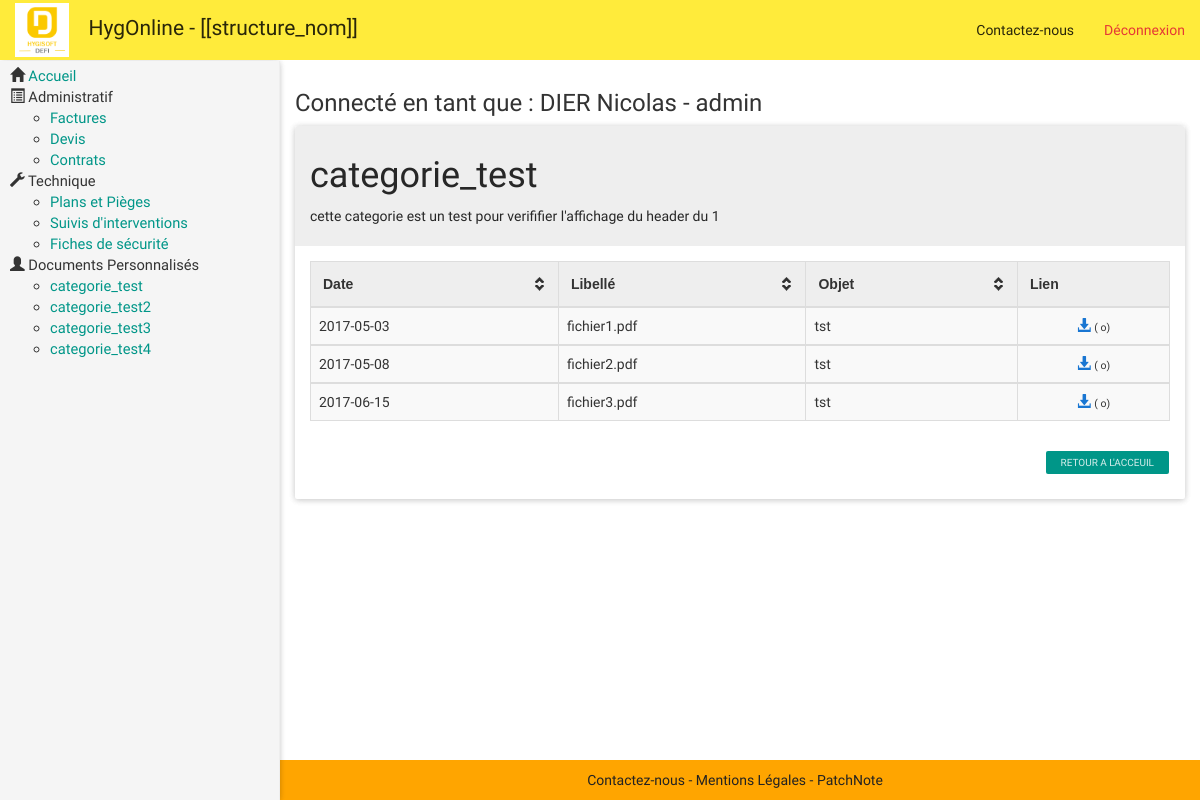
Screenshot of /hygonline_v2/public/index.php?page=perso&id=1 (signed in) with the database file from the repository.
### tables this page shows
CREATE TABLE `categories_perso` (
  `id_categ` int(11) NOT NULL,
  `libelle` varchar(100) NOT NULL,
  `html_header` text NOT NULL,
  `html_footer` text NOT NULL
);

CREATE TABLE `fichiers_perso` (
  `id_fichier` int(11) NOT NULL,
  `id_categ` int(11) NOT NULL,
  `nom_fichier` varchar(100) NOT NULL,
  `date_fichier` date NOT NULL,
  `objet_fichier` varchar(100) NOT NULL,
  `lien` varchar(100) NOT NULL
);

### hygonline_v2/src/requete_sql.php (called while the page is built, shortened)
<?php
	function get_db(){
		if(APPLICATION_ENV == 'production') {
			$db = new PDO('mysql:host=localhost;dbname=hyg_dev2', 'hyg_dev', 'XRcD3]+b438q_Dc');
		} else {
			$db = new PDO('mysql:host=localhost;dbname=hyg_dev2', 'root', '');
		}
		return $db;
}
function get_Categories_Perso(){
	$db = get_db();
	$sql = "SELECT * FROM categories_perso";
	$stmt = $db->prepare($sql);
	$stmt->execute();
	$data = $stmt->fetchAll(PDO::FETCH_ASSOC);
	return $data;
}
function get_CategPersoById($categ_id){
	$db = get_db();
	$sql = "SELECT * FROM categories_perso WHERE id_categ = :categ_id";
	$stmt = $db->prepare($sql);
	$stmt->bindValue('categ_id', $categ_id, PDo::PARAM_INT);
	$stmt->execute();
	$data = $stmt->fetchAll(PDO::FETCH_ASSOC);
	return $data;
}
function get_FichierPersoById($categ_id){
	$db = get_db();
	$sql = "SELECT *
			FROM fichiers_perso
			WHERE id_categ = :categ_id";
	$stmt = $db->prepare($sql);
	$stmt->bindValue('categ_id', $categ_id, PDO::PARAM_INT);
	$stmt->execute();
	$data = $stmt->fetchAll(PDO::FETCH_ASSOC);
	return $data;
}
function taille_fichier($file){
	$filepath = APPLICATION_PATH . "/../docs/" . $file;
	$taille = filesize($filepath);
	if ($taille >= 1048576){
		$taille = round($taille / 1048576 * 100) / 100 . " Mo";
	}
	elseif ($taille >= 1024){
		$taille = round($taille / 1024 * 100) / 100 . " Ko";
	}
	else{
		$taille = $taille . " o";
	}
	return $taille;
}
?>

### hygonline_v2/src/doc_type/perso.php (the view, shortened to what this page needs)
<?php $perso = get_CategPersoById($_GET['id']); ?>
<?php foreach ($perso as $indice => $categ) :?>
<div class="panel panel-default">
	<div class="panel-heading">
		<h1 class="Fleft"> <?php echo $categ['libelle']; ?> </h1>
		<div class="clearfix"></div>
		<?php if (isset($categ['html_header'])) :?>
			<p> <?php echo $categ['html_header']; ?> </p>
		<?php endif; ?>
	</div>
	<div class="panel-body">
		<table class="table table-striped table-hover tablesorter">
			<thead>
				<tr>
					<th>Date</th>
					<th>Libellé</th>
					<th>Objet</th>
					<th class="lien">Lien</th>
				</tr>
			</thead>
			<?php $f_perso = get_FichierPersoById($_GET['id']); ?>
			<?php foreach ($f_perso as $indice => $fichier) :?>
			<tbody>
				<tr>
					<td class="Tleft"> <?php echo $fichier['date_fichier']; ?> </td>
					<td class="Tleft"> <?php echo $fichier['nom_fichier']; ?> </td>
					<td class="Tleft"> <?php echo $fichier['objet_fichier']; ?> </td>
					<?php
						$type = "perso";
						echo '<td class="Tcenter"><a href="./download.php?file='.$fichier['id_fichier'].'&type='. $type .'" target="_blank"><i class="glyphicon glyphicon-download-alt info"></i></a>';
						$size = taille_fichier($fichier['lien']);
						echo  " <span style='font-size: 75%;'>(" . $size . ")</span></td>";
					?>
				</tr>
			</tbody>
			<?php endforeach; ?>
		</table>
		<a href='index.php' class="btn btn-xs btn-primary Fright">Retour a l'acceuil</a>
	</div>
</div>
<?php endforeach; ?>

### hygonline_v2/src/block/sidebar.php
<div id="sidebar-wrapper">
	<ul style="font-size: 105%;" class="nav sidebar-nav">
		<li>
			<span class='glyphicon glyphicon-home'></span>
			<span><a href='index.php' class='title'>Accueil</a></span>
		</li>
		<?php if ($_SESSION['user']['role']== "admin" || $_SESSION['user']['role'] == "comptable"): ?>
			<li>
				<span class="glyphicon glyphicon-list-alt"></span>
				<span class="title">Administratif</span>
			</li>
			<ul>
				<li><a href='index.php?page=fichier&categ=facture'>Factures</a></li>
				<li><a href='index.php?page=fichier&categ=devis'>Devis</a></li>
				<li><a href='index.php?page=fichier&categ=contrat'>Contrats</a></li>
			</ul>
		<?php endif; ?>
		<?php if ($_SESSION['user']['role'] == "admin" || $_SESSION['user']['role'] == "technicien"): ?>
			<li>
				 <span class='glyphicon glyphicon-wrench'></span>
				 <span class='title'>Technique</span>
			 </li>
			<ul>
				<li><a href='index.php?page=fichier&categ=plan'>Plans et Pièges</a></li>
				<li><a href='index.php?page=fichier&categ=interv'>Suivis d'interventions</a></li>
				<li><a href='index.php?page=fichier&categ=fiche'>Fiches de sécurité</a></li>
			</ul>
		<?php endif; ?>
		<li>
			<span class='glyphicon glyphicon-user'></span>
			<span class='title'>Documents Personnalisés</span>
		</li>
		<ul>
			<?php $perso = get_Categories_Perso() ?>
			<?php foreach ($perso as $indice => $categorie) :?>
				<li><a href="index.php?page=perso&id=<?php echo $categorie['id_categ']; ?>"> <?php echo $categorie['libelle']; ?> </a></li>
			<?php endforeach; ?>
		</ul>
	</ul>
</div>

### hygonline_v2/public/assets/css/styles.css (style rules this page uses)
body { padding-top: 60px; }
.table>tbody>tr>td { vertical-align: middle; }
#sidebar-wrapper { position: fixed; top: 61px; bottom: 0; display: block; z-index: 1000; left: 300px; margin-left: -300px; width: 0px; overflow-y: auto; overflow-x: hidden; background-color: #f5f5f5; border-right: 1px solid #eee; -webkit-transition: all 0.4s ease; -moz-transition: all 0.4s ease; -o-transition: all 0.4s ease; transition: all 0.4s ease; box-shadow: 0 1px 6px 0 rgba(0,0,0,.12),0 1px 6px 0 rgba(0,0,0,.12); }
#wrapper.toggled #sidebar-wrapper { width: 280px; padding: 5px 20px 20px 30px; }
.sidebar-nav { width:300px; margin-right: -21px; margin-bottom: 20px; margin-left: -20px; }
.sidebar-nav:last-child { margin-bottom: 0px; }
.info { color: #1976D2 !important; }
.Tleft { text-align: left; }
.Tcenter { text-align: center; }
.Fleft { float: left; }
.Fright { float: right; }

### rows the page displays
categories_perso: libelle "categorie_test", html_header "cette categorie est un test pour verififier l'affichage du header du 1"
categories_perso: libelle "categorie_test2"
categories_perso: libelle "categorie_test3"
categories_perso: libelle "categorie_test4"
fichiers_perso: date_fichier "2017-05-03", nom_fichier "fichier1.pdf", objet_fichier "tst", lien "o"
fichiers_perso: date_fichier "2017-05-08", nom_fichier "fichier2.pdf", objet_fichier "tst", lien "o"
fichiers_perso: date_fichier "2017-06-15", nom_fichier "fichier3.pdf", objet_fichier "tst", lien "o"

### other values shown
$nom_entreprise "[[structure_nom]]"
$_SESSION['user']['nom'] "DIER Nicolas"
$_SESSION['user']['role'] "admin"
